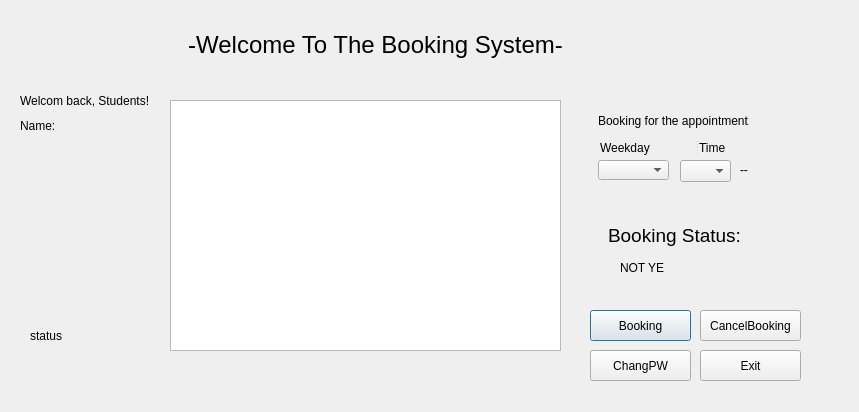
<?xml version="1.0" encoding="UTF-8"?>
<ui version="4.0">
 <class>studentinfo</class>
 <widget class="QDialog" name="studentinfo">
  <property name="geometry">
   <rect>
    <x>0</x>
    <y>0</y>
    <width>859</width>
    <height>412</height>
   </rect>
  </property>
  <property name="windowTitle">
   <string>Dialog</string>
  </property>
  <widget class="QLabel" name="label">
   <property name="geometry">
    <rect>
     <x>20</x>
     <y>80</y>
     <width>131</width>
     <height>41</height>
    </rect>
   </property>
   <property name="text">
    <string>Welcom back, Students!</string>
   </property>
  </widget>
  <widget class="QLabel" name="label_name">
   <property name="geometry">
    <rect>
     <x>20</x>
     <y>110</y>
     <width>81</width>
     <height>31</height>
    </rect>
   </property>
   <property name="text">
    <string>Name:</string>
   </property>
  </widget>
  <widget class="QLabel" name="label_stu_status">
   <property name="geometry">
    <rect>
     <x>30</x>
     <y>320</y>
     <width>151</width>
     <height>31</height>
    </rect>
   </property>
   <property name="text">
    <string>status</string>
   </property>
  </widget>
  <widget class="QTableView" name="tableView">
   <property name="geometry">
    <rect>
     <x>170</x>
     <y>100</y>
     <width>391</width>
     <height>251</height>
    </rect>
   </property>
  </widget>
  <widget class="QComboBox" name="comboBox_weekday">
   <property name="geometry">
    <rect>
     <x>598</x>
     <y>160</y>
     <width>71</width>
     <height>20</height>
    </rect>
   </property>
  </widget>
  <widget class="QLabel" name="label_booking">
   <property name="geometry">
    <rect>
     <x>598</x>
     <y>100</y>
     <width>151</width>
     <height>41</height>
    </rect>
   </property>
   <property name="text">
    <string>Booking for the appointment:</string>
   </property>
  </widget>
  <widget class="QPushButton" name="pushButton_booking">
   <property name="geometry">
    <rect>
     <x>590</x>
     <y>310</y>
     <width>101</width>
     <height>31</height>
    </rect>
   </property>
   <property name="text">
    <string>Booking</string>
   </property>
  </widget>
  <widget class="QLabel" name="label_4">
   <property name="geometry">
    <rect>
     <x>740</x>
     <y>160</y>
     <width>29</width>
     <height>19</height>
    </rect>
   </property>
   <property name="text">
    <string>--</string>
   </property>
  </widget>
  <widget class="QLabel" name="label_bookingstatus">
   <property name="geometry">
    <rect>
     <x>620</x>
     <y>260</y>
     <width>44</width>
     <height>16</height>
    </rect>
   </property>
   <property name="text">
    <string>NOT YET!</string>
   </property>
  </widget>
  <widget class="QLabel" name="label_5">
   <property name="geometry">
    <rect>
     <x>608</x>
     <y>220</y>
     <width>141</width>
     <height>31</height>
    </rect>
   </property>
   <property name="text">
    <string>&lt;html&gt;&lt;head/&gt;&lt;body&gt;&lt;p&gt;&lt;span style=&quot; font-size:14pt;&quot;&gt;Booking Status:&lt;/span&gt;&lt;/p&gt;&lt;/body&gt;&lt;/html&gt;</string>
   </property>
  </widget>
  <widget class="QPushButton" name="pushButton_2">
   <property name="geometry">
    <rect>
     <x>700</x>
     <y>310</y>
     <width>101</width>
     <height>31</height>
    </rect>
   </property>
   <property name="text">
    <string>CancelBooking</string>
   </property>
  </widget>
  <widget class="QLabel" name="label_Time">
   <property name="geometry">
    <rect>
     <x>690</x>
     <y>260</y>
     <width>121</width>
     <height>16</height>
    </rect>
   </property>
   <property name="text">
    <string/>
   </property>
  </widget>
  <widget class="QSplitter" name="splitter_2">
   <property name="geometry">
    <rect>
     <x>600</x>
     <y>140</y>
     <width>151</width>
     <height>16</height>
    </rect>
   </property>
   <property name="orientation">
    <enum>Qt::Horizontal</enum>
   </property>
   <widget class="QLabel" name="label_2">
    <property name="text">
     <string>Weekday</string>
    </property>
   </widget>
   <widget class="QLabel" name="label_3">
    <property name="text">
     <string>Time</string>
    </property>
   </widget>
  </widget>
  <widget class="QLabel" name="label_6">
   <property name="geometry">
    <rect>
     <x>0</x>
     <y>0</y>
     <width>751</width>
     <height>91</height>
    </rect>
   </property>
   <property name="text">
    <string>&lt;html&gt;&lt;head/&gt;&lt;body&gt;&lt;p align=&quot;center&quot;&gt;&lt;span style=&quot; font-size:18pt;&quot;&gt;-Welcome To The Booking System-&lt;/span&gt;&lt;/p&gt;&lt;/body&gt;&lt;/html&gt;</string>
   </property>
  </widget>
  <widget class="QLabel" name="label_BeginTime">
   <property name="geometry">
    <rect>
     <x>670</x>
     <y>40</y>
     <width>29</width>
     <height>19</height>
    </rect>
   </property>
   <property name="text">
    <string/>
   </property>
  </widget>
  <widget class="QLabel" name="label_EndTime">
   <property name="geometry">
    <rect>
     <x>705</x>
     <y>40</y>
     <width>29</width>
     <height>19</height>
    </rect>
   </property>
   <property name="text">
    <string/>
   </property>
  </widget>
  <widget class="QComboBox" name="comboBox_time">
   <property name="geometry">
    <rect>
     <x>680</x>
     <y>160</y>
     <width>51</width>
     <height>22</height>
    </rect>
   </property>
  </widget>
  <widget class="QLabel" name="label_endtime">
   <property name="geometry">
    <rect>
     <x>760</x>
     <y>160</y>
     <width>51</width>
     <height>21</height>
    </rect>
   </property>
   <property name="text">
    <string/>
   </property>
  </widget>
  <widget class="QPushButton" name="pushButton_resetPW">
   <property name="geometry">
    <rect>
     <x>590</x>
     <y>350</y>
     <width>101</width>
     <height>31</height>
    </rect>
   </property>
   <property name="text">
    <string>ChangPW</string>
   </property>
  </widget>
  <widget class="QPushButton" name="pushButton">
   <property name="geometry">
    <rect>
     <x>700</x>
     <y>350</y>
     <width>101</width>
     <height>31</height>
    </rect>
   </property>
   <property name="text">
    <string>Exit</string>
   </property>
  </widget>
  <zorder>splitter_2</zorder>
  <zorder>label</zorder>
  <zorder>label_name</zorder>
  <zorder>label_stu_status</zorder>
  <zorder>tableView</zorder>
  <zorder>comboBox_weekday</zorder>
  <zorder>label_booking</zorder>
  <zorder>pushButton_booking</zorder>
  <zorder>label_bookingstatus</zorder>
  <zorder>label_5</zorder>
  <zorder>pushButton_2</zorder>
  <zorder>label_Time</zorder>
  <zorder>label_6</zorder>
  <zorder>label_4</zorder>
  <zorder>label_BeginTime</zorder>
  <zorder>label_EndTime</zorder>
  <zorder>comboBox_time</zorder>
  <zorder>label_endtime</zorder>
  <zorder>pushButton_resetPW</zorder>
  <zorder>pushButton</zorder>
 </widget>
 <resources/>
 <connections>
  <connection>
   <sender>pushButton</sender>
   <signal>clicked()</signal>
   <receiver>studentinfo</receiver>
   <slot>close()</slot>
   <hints>
    <hint type="sourcelabel">
     <x>772</x>
     <y>368</y>
    </hint>
    <hint type="destinationlabel">
     <x>801</x>
     <y>245</y>
    </hint>
   </hints>
  </connection>
 </connections>
</ui>
